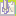

Tiled map render using the project's own tile images. Description and the whole map definition, tile-layer contents included, below:
An orthogonal 1x1 tile map with 16x16 px tiles, 1 tile layer (Tile Layer 1).

<map version="1.5" tiledversion="1.7.2" orientation="orthogonal" renderorder="right-down" width="1" height="1" tilewidth="16" tileheight="16" infinite="0" nextlayerid="2" nextobjectid="1">
 <tileset firstgid="1" name="aw2.png" tilewidth="16" tileheight="16" tilecount="512" columns="32">
  <image source="aw2.png" trans="ffffff" width="512" height="256" />
 </tileset>
 <layer id="1" name="Tile Layer 1" width="1" height="1">
  <data>
   <tile gid="385" />
  </data>
 </layer>
</map>
